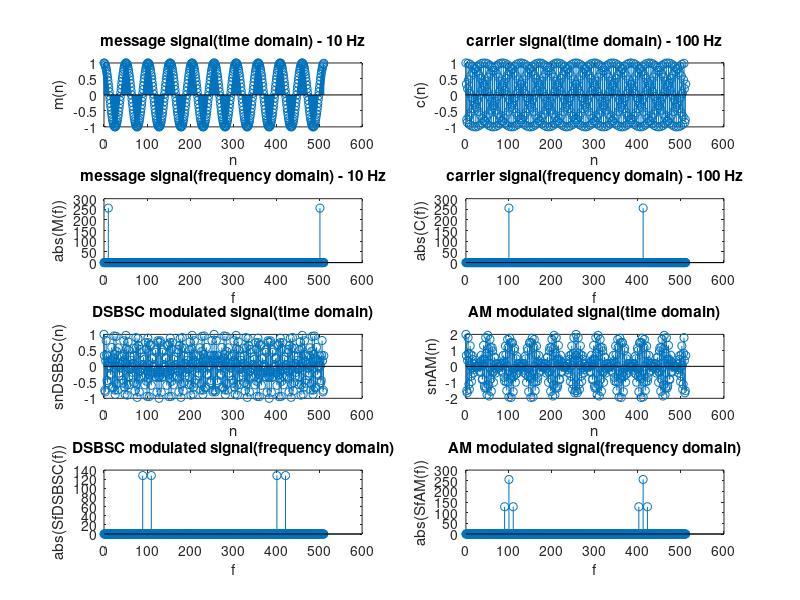

This chart was generated by the following MATLAB code:
clc 
clear variables

%%%%%%%%%%%%%%%%%Modulation and Demodultation%%%%%%%%%%%%%%%%%%%%%%%%%%%
fsig = 10;
fcar = 100;

fsamp = 512;                     %since fcar > fsig always

n = (0:fsamp-1);                    %time base
f = (0:fsamp-1);                    %frequency base

mn = cos(2*pi*fsig*n/fsamp);        %sampling of message signal
cn = cos(2*pi*fcar*n/fsamp);        %sampling of carrier signal

snDSBSC = mn.*cn;                      %This is the DSBSC signal
snAM = cn + mn.*cn;                    %This is the AM signal

Mf = fft(mn, fsamp); 
Cf = fft(cn, fsamp);

SfDSBSC = fft(snDSBSC, fsamp);
SfAM = fft(snAM, fsamp);

subplot(4,2,1);
stem(n, mn);xlabel('n');ylabel('m(n)');
title('message signal(time domain) - 10 Hz');

subplot(4,2,2);
stem(n, cn);xlabel('n');ylabel('c(n)');
title('carrier signal(time domain) - 100 Hz');

%Freq components of message and carrier
subplot(4,2,3);
stem(f, abs(Mf));xlabel('f');ylabel('abs(M(f))');
title('message signal(frequency domain) - 10 Hz');

subplot(4,2,4);
stem(f, abs(Cf));xlabel('f');ylabel('abs(C(f))');
title('carrier signal(frequency domain) - 100 Hz');

%Modulated signals in DSBSC and AM
subplot(4,2,5);
stem(n, snDSBSC);xlabel('n');ylabel('snDSBSC(n)');
title('DSBSC modulated signal(time domain)');

subplot(4,2,6);
stem(n, snAM);xlabel('n');ylabel('snAM(n)');
title('AM modulated signal(time domain)');


%Freq components of DSBSC modulated and AM modulated
subplot(4,2,7);
stem(f, abs(SfDSBSC));xlabel('f');ylabel('abs(SfDSBSC(f))');
title('DSBSC modulated signal(frequency domain)');

subplot(4,2,8);
stem(f, abs(SfAM));xlabel('f');ylabel('abs(SfAM(f))');
title('AM modulated signal(frequency domain)');